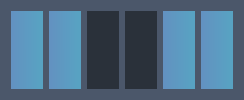
            <widget class="QFrame" name="frame_16">
             <property name="styleSheet">
              <string notr="true">QFrame{
	border-top-left-radius: 20px;
	border-top-right-radius: 20px;
	background-color: #4B576A;
}
QPushButton{
	background-color: qlineargradient(spread:pad, x1:0, y1:0.006, x2:1, y2:0, stop:0 #6391C1, stop:0.900498 #58A2C2);
	border-radius: 20px;
	color: #ffffff;
}
QPushButton:hover{
	background-color: #6391c1;
}
QPushButton:pressed{
	background-color: #ececec
}</string>
             </property>
             <property name="frameShape">
              <enum>QFrame::NoFrame</enum>
             </property>
             <property name="frameShadow">
              <enum>QFrame::Raised</enum>
             </property>
             <layout class="QHBoxLayout" name="horizontalLayout_3" stretch="6,6,2,0,6,6">
              <item>
               <widget class="QPushButton" name="prevButton2">
                <property name="sizePolicy">
                 <sizepolicy hsizetype="Minimum" vsizetype="Minimum">
                  <horstretch>0</horstretch>
                  <verstretch>0</verstretch>
                 </sizepolicy>
                </property>
                <property name="cursor">
                 <cursorShape>PointingHandCursor</cursorShape>
                </property>
                <property name="text">
                 <string/>
                </property>
                <property name="icon">
                 <iconset>
                  <normalon>:/Arrow/icons8-arrow-48.png</normalon>
                 </iconset>
                </property>
                <property name="iconSize">
                 <size>
                  <width>50</width>
                  <height>50</height>
                 </size>
                </property>
               </widget>
              </item>
              <item>
               <widget class="QPushButton" name="retakeButton">
                <property name="sizePolicy">
                 <sizepolicy hsizetype="Minimum" vsizetype="Minimum">
                  <horstretch>0</horstretch>
                  <verstretch>0</verstretch>
                 </sizepolicy>
                </property>
                <property name="cursor">
                 <cursorShape>PointingHandCursor</cursorShape>
                </property>
                <property name="text">
                 <string/>
                </property>
                <property name="icon">
                 <iconset>
                  <normalon>:/RetryAdd/icons8-retry-50.png</normalon>
                 </iconset>
                </property>
                <property name="iconSize">
                 <size>
                  <width>40</width>
                  <height>40</height>
                 </size>
                </property>
               </widget>
              </item>
              <item>
               <widget class="QPushButton" name="adjButton2">
                <property name="sizePolicy">
                 <sizepolicy hsizetype="Maximum" vsizetype="Minimum">
                  <horstretch>0</horstretch>
                  <verstretch>0</verstretch>
                 </sizepolicy>
                </property>
                <property name="minimumSize">
                 <size>
                  <width>0</width>
                  <height>60</height>
                 </size>
                </property>
                <property name="maximumSize">
                 <size>
                  <width>70</width>
                  <height>16777215</height>
                 </size>
                </property>
                <property name="cursor">
                 <cursorShape>PointingHandCursor</cursorShape>
                </property>
                <property name="styleSheet">
                 <string notr="true">QPushButton{
	background-color: rgb(42, 49, 58);
}
QPushButton:hover{
	background-color: rgb(205, 205, 205);
}
QPushButton:pressed{
	background-color: #ececec
}</string>
                </property>
                <property name="text">
                 <string/>
                </property>
                <property name="icon">
                 <iconset>
                  <normalon>../images/icons/icons8-adjust-50.png</normalon>
                 </iconset>
                </property>
                <property name="iconSize">
                 <size>
                  <width>40</width>
                  <height>40</height>
                 </size>
                </property>
               </widget>
              </item>
              <item>
               <widget class="QPushButton" name="cropButton2">
                <property name="sizePolicy">
                 <sizepolicy hsizetype="Maximum" vsizetype="Minimum">
                  <horstretch>0</horstretch>
                  <verstretch>0</verstretch>
                 </sizepolicy>
                </property>
                <property name="minimumSize">
                 <size>
                  <width>0</width>
                  <height>60</height>
                 </size>
                </property>
                <property name="maximumSize">
                 <size>
                  <width>70</width>
                  <height>16777215</height>
                 </size>
                </property>
                <property name="cursor">
                 <cursorShape>PointingHandCursor</cursorShape>
                </property>
                <property name="styleSheet">
                 <string notr="true">QPushButton{
	background-color: rgb(42, 49, 58);
}
QPushButton:hover{
	background-color: rgb(205, 205, 205);
}
QPushButton:pressed{
	background-color: #ececec
}</string>
                </property>
                <property name="text">
                 <string/>
                </property>
                <property name="icon">
                 <iconset>
                  <normalon>:/Setting/icons8-crop-24.png</normalon>
                 </iconset>
                </property>
                <property name="iconSize">
                 <size>
                  <width>60</width>
                  <height>60</height>
                 </size>
                </property>
               </widget>
              </item>
              <item>
               <widget class="QPushButton" name="addButton">
                <property name="sizePolicy">
                 <sizepolicy hsizetype="Minimum" vsizetype="Minimum">
                  <horstretch>0</horstretch>
                  <verstretch>0</verstretch>
                 </sizepolicy>
                </property>
                <property name="cursor">
                 <cursorShape>PointingHandCursor</cursorShape>
                </property>
                <property name="text">
                 <string/>
                </property>
                <property name="icon">
                 <iconset>
                  <normalon>:/RetryAdd/icons8-add-50.png</normalon>
                 </iconset>
                </property>
                <property name="iconSize">
                 <size>
                  <width>40</width>
                  <height>40</height>
                 </size>
                </property>
               </widget>
              </item>
              <item>
               <widget class="QPushButton" name="nextButton2">
                <property name="sizePolicy">
                 <sizepolicy hsizetype="Minimum" vsizetype="Minimum">
                  <horstretch>0</horstretch>
                  <verstretch>0</verstretch>
                 </sizepolicy>
                </property>
                <property name="cursor">
                 <cursorShape>PointingHandCursor</cursorShape>
                </property>
                <property name="text">
                 <string/>
                </property>
                <property name="icon">
                 <iconset>
                  <normalon>:/Arrow/icons8-arrow-48 - Copy.png</normalon>
                 </iconset>
                </property>
                <property name="iconSize">
                 <size>
                  <width>50</width>
                  <height>50</height>
                 </size>
                </property>
               </widget>
              </item>
             </layout>
            </widget>
